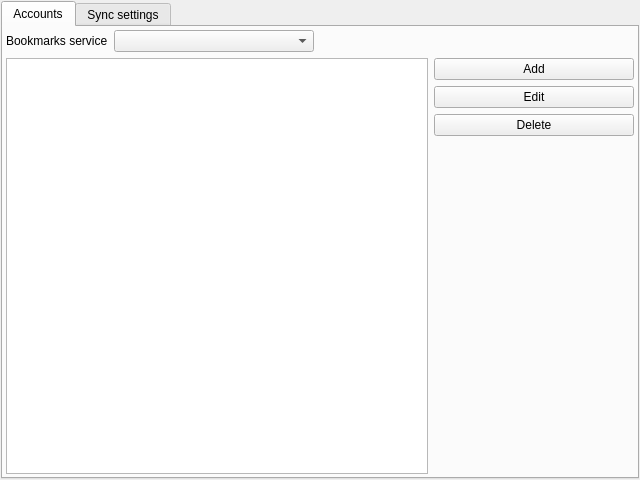
<?xml version="1.0" encoding="UTF-8"?>
<ui version="4.0">
 <class>Settings_</class>
 <widget class="QWidget" name="Settings_">
  <property name="geometry">
   <rect>
    <x>0</x>
    <y>0</y>
    <width>640</width>
    <height>480</height>
   </rect>
  </property>
  <property name="windowTitle">
   <string/>
  </property>
  <layout class="QGridLayout" name="gridLayout">
   <property name="margin">
    <number>1</number>
   </property>
   <item row="0" column="0">
    <widget class="QTabWidget" name="OnlineBookmarks_">
     <property name="currentIndex">
      <number>0</number>
     </property>
     <widget class="QWidget" name="tab">
      <attribute name="title">
       <string>Accounts</string>
      </attribute>
      <layout class="QGridLayout" name="gridLayout_2">
       <property name="margin">
        <number>3</number>
       </property>
       <item row="0" column="0">
        <layout class="QHBoxLayout" name="horizontalLayout_2">
         <item>
          <layout class="QHBoxLayout" name="horizontalLayout">
           <item>
            <widget class="QLabel" name="label">
             <property name="text">
              <string>Bookmarks service</string>
             </property>
            </widget>
           </item>
           <item>
            <widget class="QComboBox" name="Services_">
             <property name="minimumSize">
              <size>
               <width>200</width>
               <height>0</height>
              </size>
             </property>
            </widget>
           </item>
          </layout>
         </item>
         <item>
          <spacer name="horizontalSpacer">
           <property name="orientation">
            <enum>Qt::Horizontal</enum>
           </property>
           <property name="sizeHint" stdset="0">
            <size>
             <width>40</width>
             <height>20</height>
            </size>
           </property>
          </spacer>
         </item>
        </layout>
       </item>
       <item row="1" column="0">
        <layout class="QHBoxLayout" name="horizontalLayout_5">
         <item>
          <widget class="QTreeView" name="AccauntsView_"/>
         </item>
         <item>
          <layout class="QVBoxLayout" name="verticalLayout_2">
           <property name="sizeConstraint">
            <enum>QLayout::SetDefaultConstraint</enum>
           </property>
           <item>
            <widget class="QPushButton" name="Add_">
             <property name="sizePolicy">
              <sizepolicy hsizetype="Fixed" vsizetype="Fixed">
               <horstretch>0</horstretch>
               <verstretch>0</verstretch>
              </sizepolicy>
             </property>
             <property name="minimumSize">
              <size>
               <width>200</width>
               <height>0</height>
              </size>
             </property>
             <property name="text">
              <string>Add</string>
             </property>
             <property name="checkable">
              <bool>true</bool>
             </property>
             <property name="checked">
              <bool>false</bool>
             </property>
            </widget>
           </item>
           <item>
            <widget class="QPushButton" name="Edit_">
             <property name="minimumSize">
              <size>
               <width>200</width>
               <height>0</height>
              </size>
             </property>
             <property name="text">
              <string>Edit</string>
             </property>
             <property name="checkable">
              <bool>true</bool>
             </property>
            </widget>
           </item>
           <item>
            <widget class="QPushButton" name="Delete_">
             <property name="minimumSize">
              <size>
               <width>200</width>
               <height>0</height>
              </size>
             </property>
             <property name="text">
              <string>Delete</string>
             </property>
            </widget>
           </item>
           <item>
            <spacer name="verticalSpacer">
             <property name="orientation">
              <enum>Qt::Vertical</enum>
             </property>
             <property name="sizeHint" stdset="0">
              <size>
               <width>20</width>
               <height>40</height>
              </size>
             </property>
            </spacer>
           </item>
          </layout>
         </item>
        </layout>
       </item>
      </layout>
     </widget>
     <widget class="QWidget" name="tab_2">
      <attribute name="title">
       <string>Sync settings</string>
      </attribute>
      <layout class="QGridLayout" name="gridLayout_3">
       <property name="margin">
        <number>3</number>
       </property>
       <item row="0" column="0">
        <layout class="QVBoxLayout" name="verticalLayout">
         <item>
          <widget class="QLabel" name="label_3">
           <property name="text">
            <string>Select active services</string>
           </property>
          </widget>
         </item>
         <item>
          <widget class="QListView" name="ActiveServices_"/>
         </item>
        </layout>
       </item>
       <item row="1" column="0">
        <layout class="QHBoxLayout" name="horizontalLayout_7">
         <item>
          <widget class="QCheckBox" name="Bookmarks2Services_">
           <property name="text">
            <string>Send bookmarks to active services every</string>
           </property>
           <property name="checked">
            <bool>false</bool>
           </property>
          </widget>
         </item>
         <item>
          <widget class="QComboBox" name="Bookmarks2ServicesPeriod_">
           <item>
            <property name="text">
             <string>Never</string>
            </property>
           </item>
           <item>
            <property name="text">
             <string>On startup</string>
            </property>
           </item>
           <item>
            <property name="text">
             <string>Day</string>
            </property>
           </item>
           <item>
            <property name="text">
             <string>2 days</string>
            </property>
           </item>
           <item>
            <property name="text">
             <string>3 days</string>
            </property>
           </item>
           <item>
            <property name="text">
             <string>4 days</string>
            </property>
           </item>
           <item>
            <property name="text">
             <string>5 days</string>
            </property>
           </item>
           <item>
            <property name="text">
             <string>6 days</string>
            </property>
           </item>
           <item>
            <property name="text">
             <string>Week</string>
            </property>
           </item>
           <item>
            <property name="text">
             <string>Month</string>
            </property>
           </item>
           <item>
            <property name="text">
             <string>Year</string>
            </property>
           </item>
          </widget>
         </item>
        </layout>
       </item>
       <item row="2" column="0">
        <layout class="QHBoxLayout" name="horizontalLayout_8">
         <item>
          <widget class="QCheckBox" name="Services2Bookmarks_">
           <property name="text">
            <string>Receive bookmarks from active services every</string>
           </property>
           <property name="checked">
            <bool>true</bool>
           </property>
          </widget>
         </item>
         <item>
          <widget class="QComboBox" name="Services2BookmarksPeriod_">
           <item>
            <property name="text">
             <string>Never</string>
            </property>
           </item>
           <item>
            <property name="text">
             <string>On startup</string>
            </property>
           </item>
           <item>
            <property name="text">
             <string>Day</string>
            </property>
           </item>
           <item>
            <property name="text">
             <string>2 days</string>
            </property>
           </item>
           <item>
            <property name="text">
             <string>3 days</string>
            </property>
           </item>
           <item>
            <property name="text">
             <string>4 days</string>
            </property>
           </item>
           <item>
            <property name="text">
             <string>5 days</string>
            </property>
           </item>
           <item>
            <property name="text">
             <string>6 days</string>
            </property>
           </item>
           <item>
            <property name="text">
             <string>Week</string>
            </property>
           </item>
           <item>
            <property name="text">
             <string>Month</string>
            </property>
           </item>
           <item>
            <property name="text">
             <string>Year</string>
            </property>
           </item>
          </widget>
         </item>
        </layout>
       </item>
      </layout>
     </widget>
    </widget>
   </item>
  </layout>
 </widget>
 <resources/>
 <connections/>
</ui>
